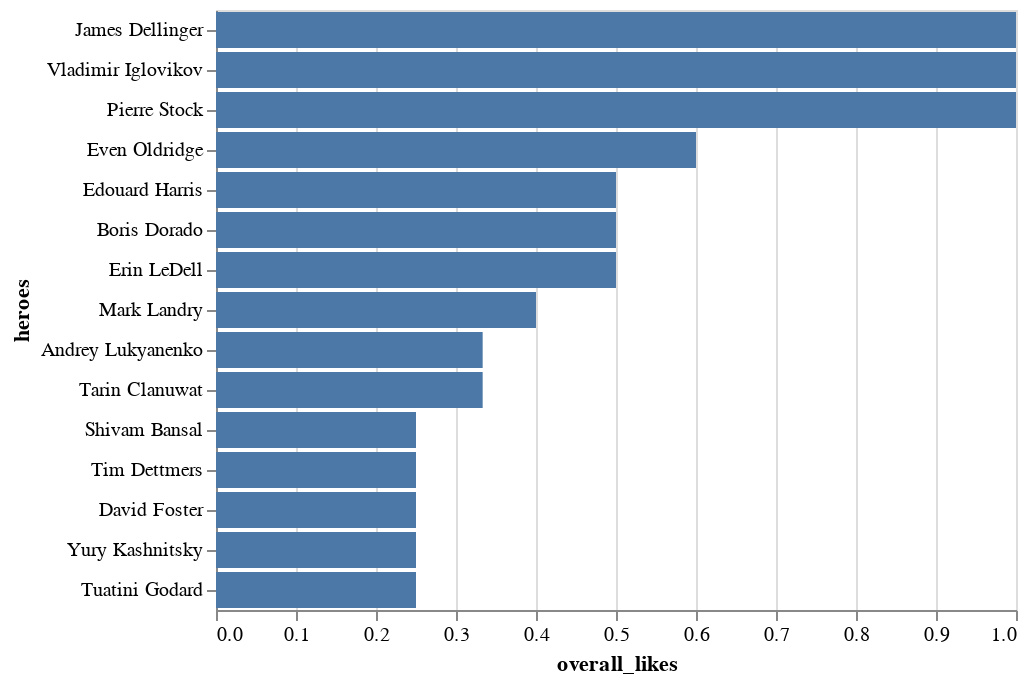

Write notebook code for a chart like this one.
### Markdown cell above
- overall likeness

### Code cell
ctd_eps = episode[episode['episode_id'].str.match('E')]
top_yt_overall_like = ctd_eps.sort_values('overall_likes', ascending=False)[:15]
alt.Chart(top_yt_overall_like).mark_bar().encode(
    x = 'overall_likes',
    y = alt.Y('heroes', sort='-x')
)

### Figure 1 — Vega-Lite specification as saved in the notebook (floating-point values rounded to 4 significant figures)
{"config": {"view": {"continuousWidth": 400, "continuousHeight": 300}}, "data": {"name": "data-14bed55bec9d7539ff8adabb0282f068"}, "mark": "bar", "encoding": {"x": {"type": "quantitative", "field": "overall_likes"}, "y": {"type": "nominal", "field": "heroes", "sort": "-x"}}, "$schema": "https://vega.github.io/schema/vega-lite/v4.8.1.json", "datasets": {"data-14bed55bec9d7539ff8adabb0282f068": [{"episode_id": "E8", "episode_name": "NVIDIA's DALI Library, Image Augmentations Discussion: James Dellinger", "heroes": "James Dellinger", "heroes_gender": "Male", "heroes_location": "USA", "heroes_nationality": "USA", "heroes_kaggle_username": "jamesdellinger", "heroes_twitter_handle": "jamrdell", "category": "Industry", "flavour_of_tea": "Masala Chai", "recording_date": "2019-06-23", "recording_time": "Morning", "release_date": "2019-08-16", "episode_duration": 1949, "youtube_url": "https://www.youtube.com/watch?v=4kMEdDcBt00", "youtube_thumbnail_type": 0, "youtube_impressions": 2862, "youtube_impression_views": 84, "youtube_ctr": 2.94, "youtube_nonimpression_views": 45, "youtube_views": 129, "youtube_watch_hours": 12, "youtube_avg_watch_duration": 335, "youtube_likes": 1, "youtube_dislikes": 0, "youtube_comments": 0, "youtube_subscribers": 3, "anchor_url": "https://anchor.fm/chaitimedatascience/episodes/NVIDIAs-DALI-Library--Image-Augmentations-Discussion-Interview-with-James-Dellinger-e4r6f7", "anchor_thumbnail_type": 0.0, "anchor_plays": 324.0, "spotify_starts": 98.0, "spotify_streams": 62.0, "spotify_listeners": 66.0, "apple_listeners": 13.0, "apple_listened_hours": 4.0, "apple_avg_listen_duration": 1242.0, "overall_likes": 1.0}, {"episode_id": "E9", "episode_name": "Albumentations Framework: a fast image augmentations library | Interview with Dr. Vladimir Iglovikov", "heroes": "Vladimir Iglovikov", "heroes_gender": "Male", "heroes_location": "USA", "heroes_nationality": "Russia", "heroes_kaggle_username": "iglovikov", "heroes_twitter_handle": "viglovikov", "category": "Kaggle", "flavour_of_tea": "Ginger Chai", "recording_date": "2019-07-18", "recording_time": "Night", "release_date": "2019-08-20", "episode_duration": 3182, "youtube_url": "https://www.youtube.com/watch?v=JS9xol0VmA4", "youtube_thumbnail_type": 0, "youtube_impressions": 3152, "youtube_impression_views": 92, "youtube_ctr": 2.92, "youtube_nonimpression_views": 63, "youtube_views": 155, "youtube_watch_hours": 13, "youtube_avg_watch_duration": 302, "youtube_likes": 2, "youtube_dislikes": 1, "youtube_comments": 0, "youtube_subscribers": 0, "anchor_url": "https://anchor.fm/chaitimedatascience/episodes/Albumentations-Framework-a-fast-image-augmentations-library--Interview-with-Dr--Vladimir-Iglovikov-e4r6e4", "anchor_thumbnail_type": 0.0, "anchor_plays": 385.0, "spotify_starts": 125.0, "spotify_streams": 74.0, "spotify_listeners": 63.0, "apple_listeners": 8.0, "apple_listened_hours": 4.0, "apple_avg_listen_duration": 1758.0, "overall_likes": 1.0}, {"episode_id": "E14", "episode_name": "And the Bit Goes Down, Deep Learning Research, Research at FAIR | Interview with Pierre Stock", "heroes": "Pierre Stock", "heroes_gender": "Male", "heroes_location": "France", "heroes_nationality": "France", "heroes_kaggle_username": null, "heroes_twitter_handle": "PierreStock", "category": "Research", "flavour_of_tea": "Masala Chai", "recording_date": "2019-08-12", "recording_time": "Night", "release_date": "2019-09-06", "episode_duration": 2794, "youtube_url": "https://www.youtube.com/watch?v=I1xf8lPU3cs", "youtube_thumbnail_type": 0, "youtube_impressions": 3206, "youtube_impression_views": 29, "youtube_ctr": 0.9, "youtube_nonimpression_views": 14, "youtube_views": 43, "youtube_watch_hours": 2, "youtube_avg_watch_duration": 167, "youtube_likes": 1, "youtube_dislikes": 0, "youtube_comments": 0, "youtube_subscribers": 0, "anchor_url": "https://anchor.fm/chaitimedatascience/episodes/And-the-Bit-Goes-Down--Deep-Learning-Research--Research-at-FAIR--Interview-with-Pierre-Stock-e52rpk", "anchor_thumbnail_type": 0.0, "anchor_plays": 391.0, "spotify_starts": 114.0, "spotify_streams": 61.0, "spotify_listeners": 70.0, "apple_listeners": 19.0, "apple_listened_hours": 6.0, "apple_avg_listen_duration": 1130.0, "overall_likes": 1.0}, {"episode_id": "E31", "episode_name": "Interview with Even Oldridge | Applied Research, Top Down Learning & Fast.ai | NVIDIA & Rapids.ai", "heroes": "Even Oldridge", "heroes_gender": "Male", "heroes_location": "Canada", "heroes_nationality": "Canada", "heroes_kaggle_username": "evenoldridge", "heroes_twitter_handle": "Even_Oldridge", "category": "Industry", "flavour_of_tea": "Masala Chai", "recording_date": "2019-11-28", "recording_time": "Morning", "release_date": "2020-01-16", "episode_duration": 5213, "youtube_url": "https://www.youtube.com/watch?v=-WzXIV8P_Jk", "youtube_thumbnail_type": 0, "youtube_impressions": 7371, "youtube_impression_views": 130, "youtube_ctr": 1.76, "youtube_nonimpression_views": 190, "youtube_views": 320, "youtube_watch_hours": 39, "youtube_avg_watch_duration": 439, "youtube_likes": 5, "youtube_dislikes": 2, "youtube_comments": 2, "youtube_subscribers": 5, "anchor_url": "https://anchor.fm/chaitimedatascience/episodes/Interview-with-Even-Oldridge--Applied-Research--Top-Down-Learning--Fast-ai--NVIDIA--Rapids-ai-ea7hon", "anchor_thumbnail_type": 1.0, "anchor_plays": 561.0, "spotify_starts": 83.0, "spotify_streams": 56.0, "spotify_listeners": 42.0, "apple_listeners": 32.0, "apple_listened_hours": 24.0, "apple_avg_listen_duration": 2714.0, "overall_likes": 0.6}, {"episode_id": "E3", "episode_name": "Interview with CEO of SharpestMinds, Edouard Harris", "heroes": "Edouard Harris", "heroes_gender": "Male", "heroes_location": "Canada", "heroes_nationality": "Canada", "heroes_kaggle_username": null, "heroes_twitter_handle": "neutronsNeurons", "category": "Industry", "flavour_of_tea": "Kashmiri Kahwa", "recording_date": "2019-07-23", "recording_time": "Night", "release_date": "2019-07-29", "episode_duration": 3072, "youtube_url": "https://www.youtube.com/watch?v=69urmSt34Ac", "youtube_thumbnail_type": 0, "youtube_impressions": 2376, "youtube_impression_views": 38, "youtube_ctr": 1.6, "youtube_nonimpression_views": 57, "youtube_views": 95, "youtube_watch_hours": 11, "youtube_avg_watch_duration": 417, "youtube_likes": 2, "youtube_dislikes": 0, "youtube_comments": 0, "youtube_subscribers": 1, "anchor_url": "https://anchor.fm/chaitimedatascience/episodes/Interview-with-CEO-of-SharpestMinds--Edouard-Harris--Chai-Time-Data-Science-e4nti6", "anchor_thumbnail_type": 0.0, "anchor_plays": 638.0, "spotify_starts": 334.0, "spotify_streams": 230.0, "spotify_listeners": 169.0, "apple_listeners": 10.0, "apple_listened_hours": 4.0, "apple_avg_listen_duration": 1344.0, "overall_likes": 0.5}, {"episode_id": "E20", "episode_name": "Gold Medalling in First Kaggle Comp | Predicting Molecular Prop: 4 GM & The Brain | Boris Dorado", "heroes": "Boris Dorado", "heroes_gender": "Male", "heroes_location": "France", "heroes_nationality": "France", "heroes_kaggle_username": "borisdee", "heroes_twitter_handle": null, "category": "Kaggle", "flavour_of_tea": "Ginger Chai", "recording_date": "2019-09-22", "recording_time": "Afternoon", "release_date": "2019-10-22", "episode_duration": 3152, "youtube_url": "https://www.youtube.com/watch?v=WaCBeiyQw4Q", "youtube_thumbnail_type": 0, "youtube_impressions": 2628, "youtube_impression_views": 47, "youtube_ctr": 1.79, "youtube_nonimpression_views": 17, "youtube_views": 64, "youtube_watch_hours": 5, "youtube_avg_watch_duration": 281, "youtube_likes": 2, "youtube_dislikes": 0, "youtube_comments": 0, "youtube_subscribers": 1, "anchor_url": "https://anchor.fm/chaitimedatascience/episodes/Boris-Dorado-Interview--Gold-Medalling-in-First-Kaggle-Comp--Predicting-Molecular-Prop-Kaggle-Comp-Solution-e7m6s3", "anchor_thumbnail_type": 0.0, "anchor_plays": 576.0, "spotify_starts": 121.0, "spotify_streams": 80.0, "spotify_listeners": 71.0, "apple_listeners": 26.0, "apple_listened_hours": 13.0, "apple_avg_listen_duration": 1822.0, "overall_likes": 0.5}, {"episode_id": "E53", "episode_name": "Interview with Erin LeDell | H2O-AutoML & H2O.ai | Open Source | RLadies & WiMLDS Community", "heroes": "Erin LeDell", "heroes_gender": "Female", "heroes_location": "USA", "heroes_nationality": "USA", "heroes_kaggle_username": "ledell", "heroes_twitter_handle": "ledell", "category": "Industry", "flavour_of_tea": "Ginger Chai", "recording_date": "2020-02-13", "recording_time": "Night", "release_date": "2020-04-02", "episode_duration": 3428, "youtube_url": "https://www.youtube.com/watch?v=i2K42HNAoFM", "youtube_thumbnail_type": 0, "youtube_impressions": 7700, "youtube_impression_views": 154, "youtube_ctr": 2.0, "youtube_nonimpression_views": 290, "youtube_views": 444, "youtube_watch_hours": 46, "youtube_avg_watch_duration": 371, "youtube_likes": 4, "youtube_dislikes": 1, "youtube_comments": 1, "youtube_subscribers": 3, "anchor_url": "https://anchor.fm/chaitimedatascience/episodes/Interview-w-Erin-LeDell--H2O-AutoML--H2O-ai--Open-Source--RLadies--WiMLDS-Community-eb5irc", "anchor_thumbnail_type": 1.0, "anchor_plays": 392.0, "spotify_starts": 30.0, "spotify_streams": 20.0, "spotify_listeners": 17.0, "apple_listeners": 0.0, "apple_listened_hours": 0.0, "apple_avg_listen_duration": 0.0, "overall_likes": 0.5}, {"episode_id": "E57", "episode_name": "Interview with Mark Landry | Data Science, Kaggle, H2O.ai | AutoML", "heroes": "Mark Landry", "heroes_gender": "Male", "heroes_location": "USA", "heroes_nationality": "USA", "heroes_kaggle_username": "mlandry", "heroes_twitter_handle": "mark_a_landry", "category": "Kaggle", "flavour_of_tea": "Ginger Chai", "recording_date": "2020-02-21", "recording_time": "Morning", "release_date": "2020-04-16", "episode_duration": 3833, "youtube_url": "https://www.youtube.com/watch?v=kBcVi4p-ruY", "youtube_thumbnail_type": 1, "youtube_impressions": 9700, "youtube_impression_views": 194, "youtube_ctr": 2.0, "youtube_nonimpression_views": 214, "youtube_views": 408, "youtube_watch_hours": 41, "youtube_avg_watch_duration": 358, "youtube_likes": 5, "youtube_dislikes": 1, "youtube_comments": 0, "youtube_subscribers": 11, "anchor_url": "https://anchor.fm/chaitimedatascience/episodes/Interview-w-Mark-Landry--Data-Science--Kaggle--H2O-ai--AutoML-eb63se", "anchor_thumbnail_type": 1.0, "anchor_plays": 397.0, "spotify_starts": 33.0, "spotify_streams": 26.0, "spotify_listeners": 21.0, "apple_listeners": 7.0, "apple_listened_hours": 7.0, "apple_avg_listen_duration": 3366.0, "overall_likes": 0.4}, {"episode_id": "E7", "episode_name": "Interview with Kaggle Kernels Grandmaster #1: Artgor | Andrew Lukyanenko", "heroes": "Andrey Lukyanenko", "heroes_gender": "Male", "heroes_location": "Russia", "heroes_nationality": "Russia", "heroes_kaggle_username": "artgor", "heroes_twitter_handle": "AndLukyane", "category": "Kaggle", "flavour_of_tea": "Tulsi Chai", "recording_date": "2019-07-10", "recording_time": "Evening", "release_date": "2019-08-13", "episode_duration": 2459, "youtube_url": "https://www.youtube.com/watch?v=rpClh8WmTdo", "youtube_thumbnail_type": 0, "youtube_impressions": 2694, "youtube_impression_views": 37, "youtube_ctr": 1.37, "youtube_nonimpression_views": 33, "youtube_views": 70, "youtube_watch_hours": 5, "youtube_avg_watch_duration": 257, "youtube_likes": 3, "youtube_dislikes": 0, "youtube_comments": 0, "youtube_subscribers": 0, "anchor_url": "https://anchor.fm/chaitimedatascience/episodes/Interview-with-Kaggle-Kernels-Grandmaster-1-Artgor--Andrew-Lukyanenko-e4r6du", "anchor_thumbnail_type": 0.0, "anchor_plays": 1283.0, "spotify_starts": 431.0, "spotify_streams": 304.0, "spotify_listeners": 251.0, "apple_listeners": 38.0, "apple_listened_hours": 15.0, "apple_avg_listen_duration": 1432.0, "overall_likes": 0.3333}, {"episode_id": "E46", "episode_name": "Classical Japanese Lit & ML | Kuzushiji recog kaggle comp | Interview with Tarin Clanuwat", "heroes": "Tarin Clanuwat", "heroes_gender": "Female", "heroes_location": "Japan", "heroes_nationality": "Japan", "heroes_kaggle_username": null, "heroes_twitter_handle": "tkasasagi", "category": "Research", "flavour_of_tea": "Sulemani Chai", "recording_date": "2020-02-03", "recording_time": "Evening", "release_date": "2020-03-08", "episode_duration": 2162, "youtube_url": "https://www.youtube.com/watch?v=9E5JnTj8df0", "youtube_thumbnail_type": 1, "youtube_impressions": 4221, "youtube_impression_views": 115, "youtube_ctr": 2.72, "youtube_nonimpression_views": 73, "youtube_views": 188, "youtube_watch_hours": 2, "youtube_avg_watch_duration": 38, "youtube_likes": 3, "youtube_dislikes": 0, "youtube_comments": 1, "youtube_subscribers": 0, "anchor_url": "https://anchor.fm/chaitimedatascience/episodes/Interview-with-Tarin-Clanuwat--Classical-Japanese-Literature--ML--Kuzushiji-recognition-kaggle-comp-eb4rh6", "anchor_thumbnail_type": 3.0, "anchor_plays": 605.0, "spotify_starts": 43.0, "spotify_streams": 29.0, "spotify_listeners": 33.0, "apple_listeners": 17.0, "apple_listened_hours": 7.0, "apple_avg_listen_duration": 1472.0, "overall_likes": 0.3333}, {"episode_id": "E4", "episode_name": "Data Science for Good: City of LA Kaggle Winning Solution Interview with Kaggle Kernels Grandmaster Shivam Bansal", "heroes": "Shivam Bansal", "heroes_gender": "Male", "heroes_location": "Singapore", "heroes_nationality": "India", "heroes_kaggle_username": "shivamb", "heroes_twitter_handle": "shivamshaz", "category": "Kaggle", "flavour_of_tea": "Apple Cinnamon", "recording_date": "2019-07-14", "recording_time": "Morning", "release_date": "2019-08-02", "episode_duration": 1048, "youtube_url": "https://www.youtube.com/watch?v=wMYX3KABHCk", "youtube_thumbnail_type": 0, "youtube_impressions": 3884, "youtube_impression_views": 116, "youtube_ctr": 2.99, "youtube_nonimpression_views": 36, "youtube_views": 152, "youtube_watch_hours": 9, "youtube_avg_watch_duration": 213, "youtube_likes": 4, "youtube_dislikes": 0, "youtube_comments": 0, "youtube_subscribers": 4, "anchor_url": "https://anchor.fm/chaitimedatascience/episodes/Data-Science-for-Good-City-of-LA-Kaggle-Winning-Solution-Interview-with-Kaggle-Kernels-Grandmaster-Shivam-Bansal-e4qc36", "anchor_thumbnail_type": 0.0, "anchor_plays": 495.0, "spotify_starts": 201.0, "spotify_streams": 139.0, "spotify_listeners": 123.0, "apple_listeners": 17.0, "apple_listened_hours": 3.0, "apple_avg_listen_duration": 633.0, "overall_likes": 0.25}, {"episode_id": "E5", "episode_name": "Deep Learning Research, Hardware, Kaggle | Interview with Tim Dettmers", "heroes": "Tim Dettmers", "heroes_gender": "Male", "heroes_location": "USA", "heroes_nationality": "Germany", "heroes_kaggle_username": "timdettmers", "heroes_twitter_handle": "Tim_Dettmers", "category": "Research", "flavour_of_tea": "Kashmiri Kahwa", "recording_date": "2019-07-24", "recording_time": "Night", "release_date": "2019-08-05", "episode_duration": 6242, "youtube_url": "https://www.youtube.com/watch?v=8Fp9m4fNDQ4", "youtube_thumbnail_type": 0, "youtube_impressions": 2937, "youtube_impression_views": 60, "youtube_ctr": 2.04, "youtube_nonimpression_views": 76, "youtube_views": 136, "youtube_watch_hours": 22, "youtube_avg_watch_duration": 582, "youtube_likes": 4, "youtube_dislikes": 0, "youtube_comments": 1, "youtube_subscribers": 6, "anchor_url": "https://anchor.fm/chaitimedatascience/episodes/Deep-Learning-Research--Hardware--Kaggle--Interview-with-Tim-Dettmers-e4qcad", "anchor_thumbnail_type": 0.0, "anchor_plays": 668.0, "spotify_starts": 279.0, "spotify_streams": 198.0, "spotify_listeners": 125.0, "apple_listeners": 10.0, "apple_listened_hours": 6.0, "apple_avg_listen_duration": 2213.0, "overall_likes": 0.25}, {"episode_id": "E18", "episode_name": "Generative Deep Learning, Technical Writing & Data Science Consulting | Interview with David Foster", "heroes": "David Foster", "heroes_gender": "Male", "heroes_location": "UK", "heroes_nationality": "UK", "heroes_kaggle_username": null, "heroes_twitter_handle": null, "category": "Industry", "flavour_of_tea": "Tulsi Chai", "recording_date": "2019-08-25", "recording_time": "Night", "release_date": "2019-10-16", "episode_duration": 2592, "youtube_url": "https://www.youtube.com/watch?v=4gXzka76AJk", "youtube_thumbnail_type": 0, "youtube_impressions": 3317, "youtube_impression_views": 59, "youtube_ctr": 1.78, "youtube_nonimpression_views": 159, "youtube_views": 218, "youtube_watch_hours": 20, "youtube_avg_watch_duration": 330, "youtube_likes": 4, "youtube_dislikes": 0, "youtube_comments": 0, "youtube_subscribers": 4, "anchor_url": "https://anchor.fm/chaitimedatascience/episodes/Generative-Deep-Learning--Technical-Writing--Data-Science-Consulting--Interview-with-David-Foster-e7kqkd", "anchor_thumbnail_type": 0.0, "anchor_plays": 576.0, "spotify_starts": 152.0, "spotify_streams": 91.0, "spotify_listeners": 85.0, "apple_listeners": 18.0, "apple_listened_hours": 5.0, "apple_avg_listen_duration": 1066.0, "overall_likes": 0.25}, {"episode_id": "E10", "episode_name": "Interview with the Leader of mlcourse.ai, Dr. Yury Kashnitsky", "heroes": "Yury Kashnitsky", "heroes_gender": "Male", "heroes_location": "USA", "heroes_nationality": "Russia", "heroes_kaggle_username": "kashnitsky", "heroes_twitter_handle": "ykashnitsky", "category": "Kaggle", "flavour_of_tea": "Ginger Chai", "recording_date": "2019-08-12", "recording_time": "Morning", "release_date": "2019-08-24", "episode_duration": 3727, "youtube_url": "https://www.youtube.com/watch?v=guvFOjxdeeA", "youtube_thumbnail_type": 0, "youtube_impressions": 3714, "youtube_impression_views": 63, "youtube_ctr": 1.7, "youtube_nonimpression_views": 45, "youtube_views": 108, "youtube_watch_hours": 13, "youtube_avg_watch_duration": 433, "youtube_likes": 4, "youtube_dislikes": 0, "youtube_comments": 0, "youtube_subscribers": 3, "anchor_url": "https://anchor.fm/chaitimedatascience/episodes/Interview-with-the-Leader-of-mlcourse-ai--Dr--Yury-Kashnitsky--Chai-Time-Data-Science-e52r5u", "anchor_thumbnail_type": 0.0, "anchor_plays": 803.0, "spotify_starts": 225.0, "spotify_streams": 150.0, "spotify_listeners": 90.0, "apple_listeners": 36.0, "apple_listened_hours": 23.0, "apple_avg_listen_duration": 2319.0, "overall_likes": 0.25}, {"episode_id": "E12", "episode_name": "Freelancing in Machine Learning | Interview with Tuatini Godard", "heroes": "Tuatini Godard", "heroes_gender": "Male", "heroes_location": "France", "heroes_nationality": "France", "heroes_kaggle_username": "ekami66", "heroes_twitter_handle": null, "category": "Industry", "flavour_of_tea": "Kashmiri Kahwa", "recording_date": "2019-07-11", "recording_time": "Morning", "release_date": "2019-10-29", "episode_duration": 2684, "youtube_url": "https://www.youtube.com/watch?v=AwJpKBMog6c", "youtube_thumbnail_type": 0, "youtube_impressions": 3659, "youtube_impression_views": 61, "youtube_ctr": 1.67, "youtube_nonimpression_views": 53, "youtube_views": 114, "youtube_watch_hours": 17, "youtube_avg_watch_duration": 537, "youtube_likes": 4, "youtube_dislikes": 0, "youtube_comments": 0, "youtube_subscribers": 2, "anchor_url": null, "anchor_thumbnail_type": null, "anchor_plays": null, "spotify_starts": null, "spotify_streams": null, "spotify_listeners": null, "apple_listeners": null, "apple_listened_hours": null, "apple_avg_listen_duration": null, "overall_likes": 0.25}]}}
